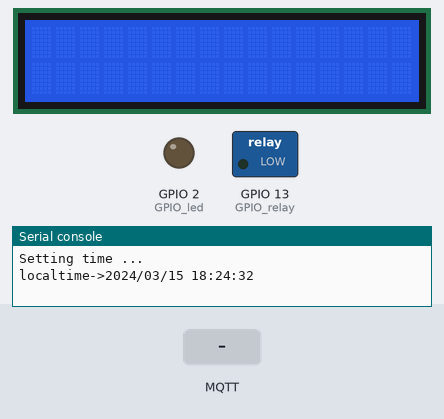
The program below on a simulated ESP32 board running MicroPython. Parts: 16×2 character LCD, switched loads named in the program (green lamp = pin HIGH), output pins drawn as LEDs (lit = HIGH), the last lines printed to the serial console. Dashed ring = blinking. Inputs (shaded band) come from the test bench. WiFi joins after 1.5 s; the clock reads 2024-03-15 10:24:30 at power-on unless the program sets it; no MQTT or app messages arrive unless stated; library files of the repository ran but are not shown: machine_i2c_lcd.py.

Above: at 3.4 s.
3.5 s: MQTT message "H" arrives on the first subscribed topic
At 4.7 s:
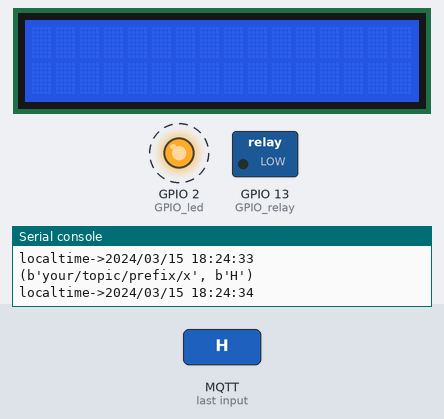
5.7 s: MQTT message "0" arrives on the first subscribed topic
8.1 s: MQTT message "1" arrives on the first subscribed topic
Timing chart, 0 to 16.5 s (numbered marks = the images above; inputs shaded):
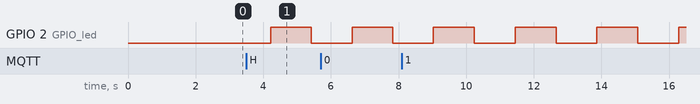

Measured:
- by itself, GPIO 2 (GPIO_led): alternates HIGH for 1.2 s and LOW for 1.2 s

The program:

main.py
```python
"""
ESP32 MQTT 智慧家庭控制器 - 主程式
功能：訂閱 MQTT 主題，控制繼電器、伺服馬達、LCD 顯示器
"""

from machine import Pin, I2C, PWM
import time, network, ntptime
from umqtt.robust import MQTTClient
from machine_i2c_lcd import I2cLcd

# ========== 使用者需修改的設定 ==========
WiFi_ssid = "你的WiFi名稱"           # 修改為你的 WiFi SSID
WiFi_password = "你的WiFi密碼"       # 修改為你的 WiFi 密碼

mqtt_broker = '你的MQTT Broker IP'   # 修改為你的 MQTT Broker 位址
mqtt_port   = 443                    # MQTT 埠號

mqtt_client_id = 'esp32-client-01'   # 可自訂客戶端 ID
topic_head  = b'your/topic/prefix'   # 修改為你的主題前綴
# =====================================

# MQTT 主題設定
topic_all   = topic_head + b'/#'
topic_servo = topic_head + b'/servo'
topic_lcd   = topic_head + b'/LCD'
topic_relay = topic_head + b'/relay'

# NTP 時間伺服器（台灣）
ntptime.host='tw.pool.ntp.org'

# ========== 硬體腳位設定 ==========
GPIO_relay = Pin(13, Pin.OUT)        # 繼電器控制腳位（低電位觸發）
GPIO_led = Pin(2, Pin.OUT)           # 內建 LED（可用來顯示狀態）
pwm = PWM(Pin(14), freq=50, duty=0)  # 伺服馬達控制腳位（GPIO14）

# I2C LCD 設定
i2c = I2C(1, freq=400000)
I2C_LCD = 0x27                        # LCD I2C 位址（可用 i2c.scan() 確認）
lcd = I2cLcd(i2c, I2C_LCD, 2, 16)     # 2行，16列 LCD
lcd.backlight_on()
lcd.clear()
# ================================

# 伺服馬達 PWM 參數（0度與180度的 duty 值）
d_min = 1638
d_span = 7864 - d_min

# WiFi 設定
wifi = network.WLAN(network.STA_IF)
wifi.active(True)

# GPIO_fakeV 目前未使用，可註解掉
# GPIO_fakeV = Pin(13, Pin.OUT)
# GPIO_fakeV.value(1)

# LED 閃爍參數
count = 360
cycleLen = 240
direction = 0


def mesg_come(topic, msg):
    """MQTT 訊息回呼函式 - 收到訊息時自動呼叫"""
    print((topic, msg))

    # 伺服馬達控制
    if topic == topic_servo:
        try:
            nn = int(msg)
        except:
            nn = -1
        if nn >= 0 and nn < 181:
            # 將角度(0-180)轉換為 duty 值
            pwm.duty_u16(d_min + d_span * nn // 180)

    # LCD 顯示控制
    elif topic == topic_lcd:
        lcd.clear()
        lcd.move_to(0, 0)
        lcd.putstr(msg.decode())

    # 繼電器控制（低電位觸發）
    elif topic == topic_relay:
        if msg == b'H':
            GPIO_relay.value(0)  # LOW = 吸合（ON）
        elif msg == b'L':
            GPIO_relay.value(1)  # HIGH = 斷開（OFF）


def utc_cst():
    """取得台灣時間（UTC+8）"""
    cst = time.localtime(time.mktime(time.localtime()) + 28800)
    return "{0}/{1:02d}/{2:02d} {3:02d}:{4:02d}:{5:02d}".format(*cst)


def setTime():
    """同步 NTP 時間"""
    try:
        print("Setting time ...")
        ntptime.settime()
    except Exception as e:
        print(e)
    print(f"localtime->{utc_cst()}")


# ========== 主程式 ==========
try:
    # 連接 WiFi
    wifi.connect(WiFi_ssid, WiFi_password)
    print('start to connect wifi')
    for i in range(20):
        print(f'try to connect wifi in {i}s')
        time.sleep(1)
        if wifi.isconnected():
            print('WiFi connection OK!')
            print('Network Config=', wifi.ifconfig())
            break

    if not wifi.isconnected():
        print('WiFi connection Error')
        raise Exception('WiFi connection Error')

    # 同步時間
    setTime()

    # 連接 MQTT Broker
    mqttClient = MQTTClient(mqtt_client_id, mqtt_broker, port=mqtt_port, keepalive=65535)
    mqttClient.connect(False)  # False = 不清除會談資料
    mqttClient.set_callback(mesg_come)
    mqttClient.subscribe(topic=topic_all)

    old_tkms = 0

    # 主迴圈
    while 1:
        for j in range(count):
            for i in range(cycleLen):
                GPIO_led.value(direction ^ (0 if j >= i else 1))
            prn_log = mqttClient.check_msg()
            if prn_log:
                print(prn_log)
        direction = ~direction & 1
        print(f"localtime->{utc_cst()}")

except Exception as e:
    print(e)

pwm.deinit()
```
